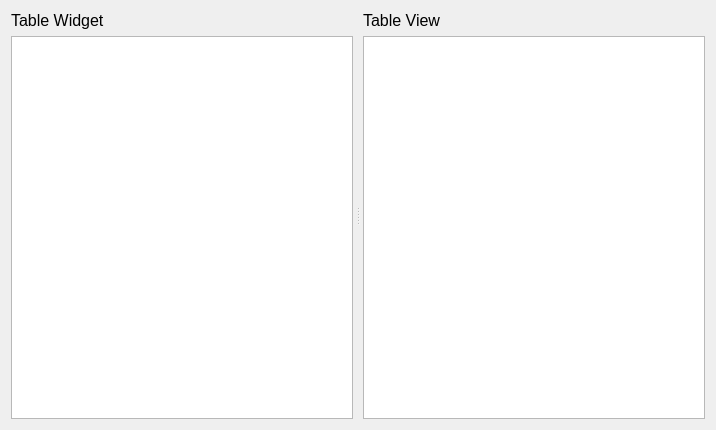
<?xml version="1.0" encoding="UTF-8"?>
<ui version="4.0">
 <class>TableWidget_View</class>
 <widget class="QWidget" name="TableWidget_View">
  <property name="windowTitle">
   <string>Form</string>
  </property>
  <property name="geometry">
   <rect>
    <x>0</x>
    <y>0</y>
    <width>716</width>
    <height>430</height>
   </rect>
  </property>
  <layout class="QGridLayout" name="gridLayout">
   <item row="0" column="0">
    <widget class="QSplitter" name="splitter">
     <property name="orientation">
      <enum>Qt::Horizontal</enum>
     </property>
     <property name="handleWidth">
      <number>10</number>
     </property>
     <widget class="QWidget" name="layoutWidget">
      <layout class="QVBoxLayout" name="verticalLayout_1">
       <item>
        <widget class="QLabel" name="label_1">
         <property name="text">
          <string>Table Widget</string>
         </property>
         <property name="alignment">
          <set>Qt::AlignLeading|Qt::AlignLeft|Qt::AlignVCenter</set>
         </property>
         <property name="font">
          <font>
           <pointsize>12</pointsize>
          </font>
         </property>
        </widget>
       </item>
       <item>
        <widget class="QTableWidget" name="tableWidget"/>
       </item>
      </layout>
     </widget>
     <widget class="QWidget" name="layoutWidget">
      <layout class="QVBoxLayout" name="verticalLayout_2">
       <item>
        <widget class="QLabel" name="label_2">
         <property name="text">
          <string>Table View</string>
         </property>
         <property name="alignment">
          <set>Qt::AlignLeading|Qt::AlignLeft|Qt::AlignVCenter</set>
         </property>
         <property name="font">
          <font>
           <pointsize>12</pointsize>
          </font>
         </property>
        </widget>
       </item>
       <item>
        <widget class="QTableView" name="tableView"/>
       </item>
      </layout>
     </widget>
    </widget>
   </item>
  </layout>
 </widget>
 <resources/>
 <connections/>
</ui>
